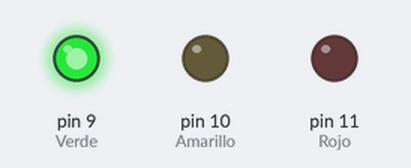
Bench run of a sketch on a simulated Arduino Uno, built with avr-gcc and run on an emulated ATmega328P. On the bench: output pins drawn as LEDs (lit = HIGH).

Above: at 10.0 s.
At 21.8 s:
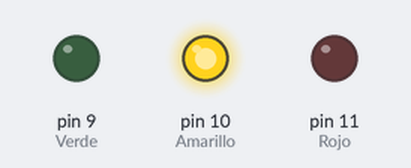
At 31.1 s:
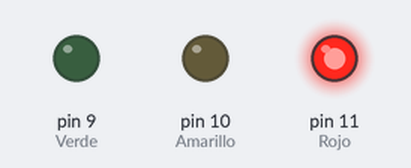
At 38.75 s:
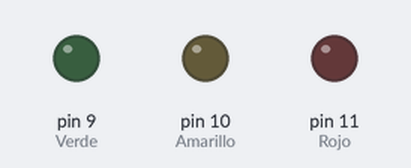
Timing chart, 0 to 50.6 s (numbered marks = the images above):
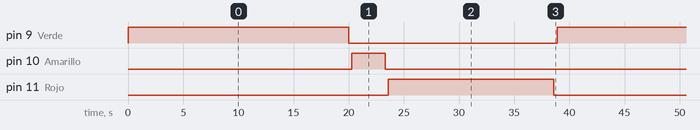

The sketch:

Semaforo.ino
```cpp
int Rojo = 11;
int Amarillo = 10;
int Verde = 9;

void setup() {
  pinMode(Rojo,OUTPUT);
  pinMode(Amarillo,OUTPUT);
  pinMode(Verde,OUTPUT);

}

void loop() {
  digitalWrite(Verde,HIGH);
  delay(20000);
  digitalWrite(Verde,LOW);
  delay(300);
  digitalWrite(Amarillo,HIGH);
  delay(3000);
  digitalWrite(Amarillo,LOW);
  delay(300);
  digitalWrite(Rojo,HIGH);
  delay(15000);
  digitalWrite(Rojo,LOW);
  delay(300);

}
```

Measured:
- by itself, pin 9 (Verde): alternates HIGH for 20.0 s and LOW for 18.9 s
- by itself, pin 10 (Amarillo): alternates HIGH for 3.0 s and LOW for 35.9 s
- by itself, pin 11 (Rojo): alternates HIGH for 15.0 s and LOW for 23.9 s
